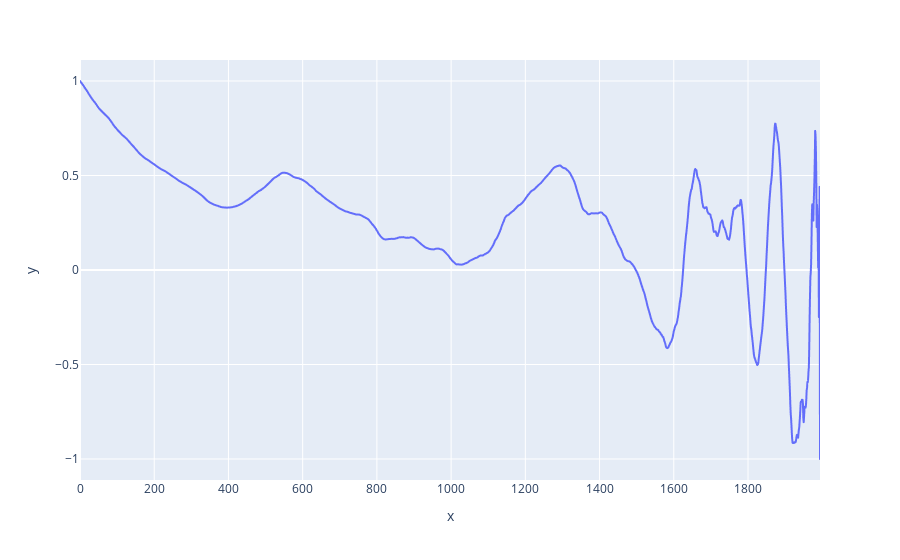

Notebook cell for this chart:
### Code cell
col = "close"
corr_d = {
    "autocorrelation": [],
}
length = len(df) - 1
for lag in range(length):
    if lag == 0:
        corr_d["autocorrelation"].append(1)
        continue
    corr_d["autocorrelation"].append(df[col].autocorr(lag))
df_ac = pd.DataFrame(corr_d)

import plotly.express as px
px.line(x=df_ac.index, y=df_ac.autocorrelation)

### Figure 1 — Plotly figure (JSON) as saved in the notebook; plotly's stock layout.template omitted (floating-point values rounded to 4 significant figures; data arrays with more than 128 entries replaced by an {"elided": "..."} marker saying what was removed)
{"data": [{"hoverlabel": {"namelength": 0}, "hovertemplate": "x=%{x}<br>y=%{y}", "legendgroup": "", "line": {"color": "#636efa", "dash": "solid"}, "mode": "lines", "name": "", "showlegend": false, "type": "scattergl", "x": {"elided": "1995 int values"}, "xaxis": "x", "y": {"elided": "1995 float values"}, "yaxis": "y"}], "layout": {"legend": {"tracegroupgap": 0}, "margin": {"t": 60}, "xaxis": {"anchor": "y", "domain": [0, 1], "title": {"text": "x"}}, "yaxis": {"anchor": "x", "domain": [0, 1], "title": {"text": "y"}}}}
